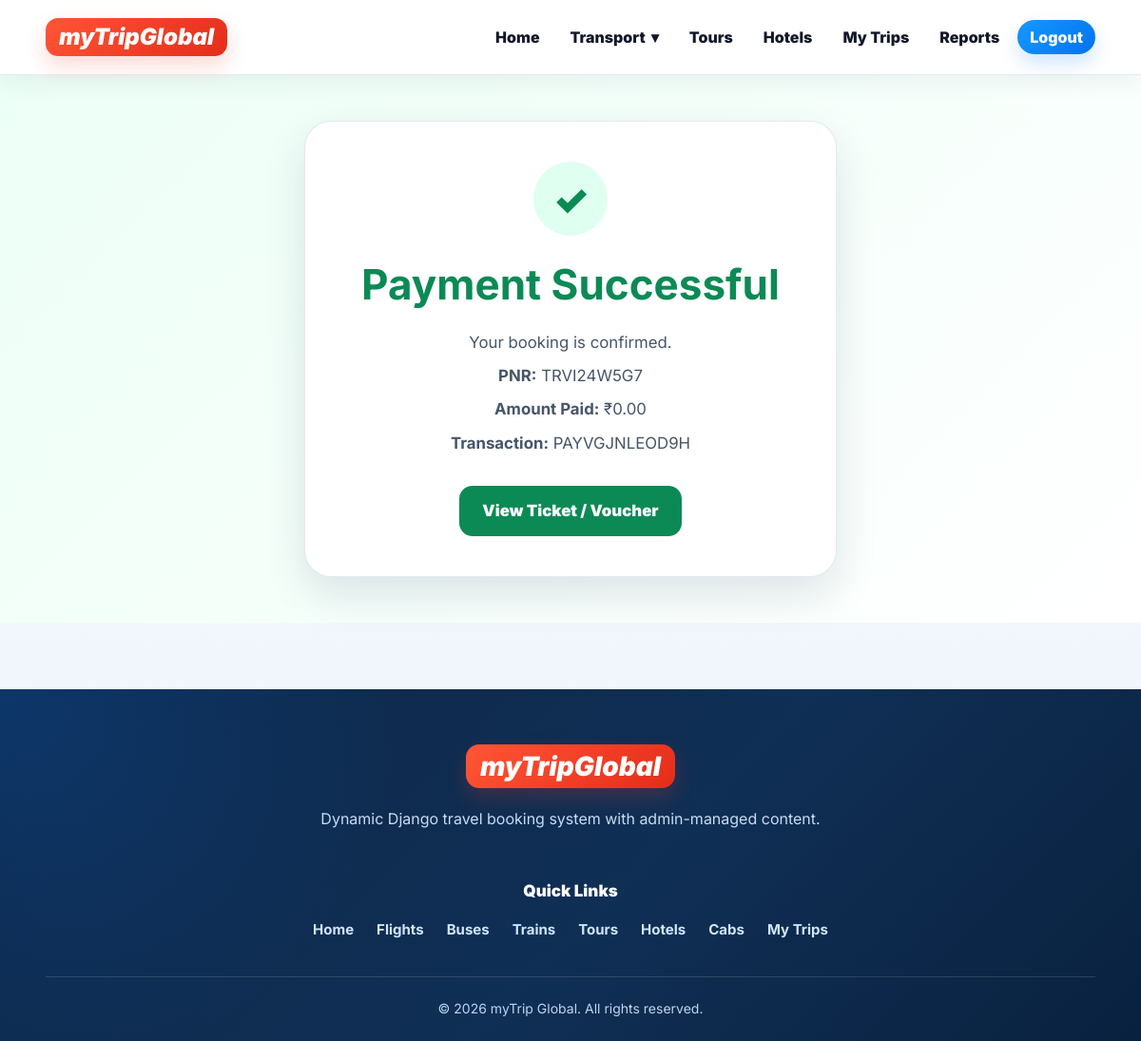
Screenshot of /payment/success/3/ (signed in) with the database file from the repository.
### booking/models.py (models this page shows, shortened)
class SiteSetting(models.Model):
    site_name = models.CharField(max_length=100, default='myTrip Global')
    logo_text = models.CharField(max_length=40, default='myTrip')
    tagline = models.CharField(max_length=150, blank=True, default="")
    hero_title = models.CharField(max_length=180, default='Book flights, buses, trains, hotels, tours and cabs in one place')
    hero_subtitle = models.TextField(default='Search travel, select seats, choose packages and pay securely online with Cashfree.')
    hero_image = models.ImageField(upload_to='site/', blank=True, null=True)
    support_email = models.EmailField(blank=True)
    support_phone = models.CharField(max_length=25, blank=True)
    footer_about = models.TextField(default='Book flights, buses, trains, tour packages, hotels and cabs from one trusted travel platform.')
    instagram_url = models.URLField(blank=True)
    twitter_url = models.URLField(blank=True)
    facebook_url = models.URLField(blank=True)
    is_active = models.BooleanField(default=True)
    updated_at = models.DateTimeField(auto_now=True)
    class Meta:
        verbose_name = 'Site Setting'
        verbose_name_plural = 'Site Settings'
    @classmethod
    def load(cls):
        return cls.objects.filter(is_active=True).order_by('-updated_at').first() or cls()

class Booking(models.Model):
    BOOKING_TYPES = [
        ('travel', 'Flight/Bus/Train'),
        ('tour', 'Tour Package'),
        ('hotel', 'Hotel'),
        ('cab', 'Cab'),
    ]
    STATUS_CHOICES = [
        ('pending', 'Pending Payment'),
        ('paid', 'Paid / Confirmed'),
        ('failed', 'Payment Failed'),
        ('cancelled', 'Cancelled'),
    ]
    PAYMENT_CHOICES = [
        ('pending', 'Pending'),
        ('success', 'Success'),
        ('failed', 'Failed'),
        ('refunded', 'Refunded'),
    ]
    user = models.ForeignKey(settings.AUTH_USER_MODEL, on_delete=models.CASCADE, related_name='bookings')
    booking_type = models.CharField(max_length=20, choices=BOOKING_TYPES)
    travel_service = models.ForeignKey(TravelService, on_delete=models.SET_NULL, null=True, blank=True)
    tour_package = models.ForeignKey(TourPackage, on_delete=models.SET_NULL, null=True, blank=True)
    hotel = models.ForeignKey(Hotel, on_delete=models.SET_NULL, null=True, blank=True)
    cab = models.ForeignKey(Cab, on_delete=models.SET_NULL, null=True, blank=True)
    pnr = models.CharField(max_length=15, unique=True, blank=True)
    travellers = models.PositiveIntegerField(default=1)
    selected_seats = models.JSONField(default=list, blank=True)
    check_in = models.DateField(blank=True, null=True)
    check_out = models.DateField(blank=True, null=True)
    rooms = models.PositiveIntegerField(default=1)
    pickup_location = models.CharField(max_length=150, blank=True)
    drop_location = models.CharField(max_length=150, blank=True)
    pickup_date = models.DateField(blank=True, null=True)
    tour_travel_date = models.DateField(blank=True, null=True)
    distance_km = models.DecimalField(max_digits=8, decimal_places=2, default=Decimal('0.00'))
    special_requests = models.TextField(blank=True)
    total_amount = models.DecimalField(max_digits=10, decimal_places=2, default=Decimal('0.00'))
    status = models.CharField(max_length=20, choices=STATUS_CHOICES, default='pending')
    payment_status = models.CharField(max_length=20, choices=PAYMENT_CHOICES, default='pending')
    created_at = models.DateTimeField(auto_now_add=True)
    cancelled_at = models.DateTimeField(blank=True, null=True)
    class Meta:
        ordering = ['-created_at']

class Payment(models.Model):
    PAYMENT_STATUS = [
        ('pending', 'Pending'),
        ('success', 'Success'),
        ('failed', 'Failed'),
        ('refunded', 'Refunded'),
    ]
    booking = models.OneToOneField(Booking, on_delete=models.CASCADE, related_name='payment')
    amount = models.DecimalField(max_digits=10, decimal_places=2)
    method = models.CharField(max_length=50, default='Cashfree')
    status = models.CharField(max_length=20, choices=PAYMENT_STATUS, default='pending')
    transaction_id = models.CharField(max_length=100, blank=True)
    cashfree_order_id = models.CharField(max_length=80, blank=True, db_index=True)
    payment_session_id = models.TextField(blank=True)
    gateway_response = models.JSONField(default=dict, blank=True)
    paid_at = models.DateTimeField(blank=True, null=True)
    created_at = models.DateTimeField(auto_now_add=True, blank=True, null=True)
    updated_at = models.DateTimeField(auto_now=True, blank=True, null=True)

### booking/views.py (the view)
# urls.py: path('payment/success/<int:booking_id>/', views.payment_success, name='payment_success'),
@login_required
def payment_success(request, booking_id):
    booking = get_object_or_404(Booking, id=booking_id, user=request.user)
    if booking.status != 'paid' or booking.payment_status != 'success':
        messages.warning(request, 'Please complete payment before viewing the success page.')
        return redirect('payment_checkout', booking_id=booking.id)
    return render(request, 'payment_success.html', {'booking': booking})

### booking/context_processors.py (called while the page is built)
def global_site_data(request):
    try:
        return {
            'site_settings': SiteSetting.load(),
            'footer_links': FooterLink.objects.filter(is_active=True)[:8],
        }
    except Exception:
        return {
            'site_settings': SiteSetting(),
            'footer_links': [],
        }

### booking/templates/payment_success.html (shortened to what this page needs)
{% extends 'base.html' %}
{% load static %}
{% block extra_css %}<link rel="stylesheet" href="{% static 'css/payment_success.css' %}?v=12.0">{% endblock %}
{% block content %}
<section class="payment-success-page">
    <article class="payment-card">
        <div class="success-icon">✓</div>
        <h2>Payment Successful</h2>
        <p>Your booking is confirmed.</p>
        <p><strong>PNR:</strong> {{ booking.pnr }}</p>
        <p><strong>Amount Paid:</strong> ₹{{ booking.total_amount }}</p>
        {% if booking.payment %}<p><strong>Transaction:</strong> {{ booking.payment.transaction_id }}</p>{% endif %}
        <a class="btn-success" href="{% url 'booking_detail' booking.pk %}">View Ticket / Voucher</a>
    </article>
</section>
{% endblock %}

### booking/templates/base.html (shortened to what this page needs)
{% load static %}
<!doctype html>
<html lang="en">
<head>
    <link rel="stylesheet" href="{% static 'css/base.css' %}?v=25.0">
    {% block extra_css %}{% endblock %}
</head>
<body>
<header class="site-header">
    <div class="header-inner">
        <a class="brand" href="{% url 'home' %}" aria-label="Home">
            <span class="brand-mark">
                {{ site_settings.logo_text|default:'myTripGlobal' }}
            </span>
        </a>
        <nav class="main-nav" aria-label="Main navigation">
            <a href="{% url 'home' %}">Home</a>
            <details class="nav-dropdown">
                <summary>
                    Transport <span>▾</span>
                </summary>
            </details>
            <a href="{% url 'tour_list' %}">Tours</a>
            <a href="{% url 'hotel_list' %}">Hotels</a>
            {% if user.is_authenticated %}
                <a href="{% url 'my_bookings' %}">My Trips</a>
                {% if user.is_staff or user.is_superuser %}
                    <a href="{% url 'staff_reports' %}">Reports</a>
                {% endif %}
                <form class="logout-form" method="post" action="{% url 'logout' %}">
                    <button type="submit">Logout</button>
                </form>
            {% else %}
                <a class="login-link" href="{% url 'login' %}">Login</a>
                <a class="signup-link" href="{% url 'signup' %}">Sign up</a>
            {% endif %}
        </nav>
    </div>
</header>
<main>
    {% block content %}{% endblock %}
</main>
<footer class="site-footer">
    <div class="footer-inner footer-modern">
        <div class="footer-brand">
            <a class="brand footer-logo" href="{% url 'home' %}" aria-label="Home">
                <span class="brand-mark">
                    {{ site_settings.logo_text|default:'myTripGlobal' }}
                </span>
            </a>
            <p>
                {{ site_settings.footer_about|default:'Dynamic Django travel booking system with admin-managed content.' }}
            </p>
        </div>
        <div class="footer-menu">
            <h4>Quick Links</h4>
            <div class="footer-link-row">
                <a href="{% url 'home' %}">Home</a>
                <a href="{% url 'flight_list' %}">Flights</a>
                <a href="{% url 'bus_list' %}">Buses</a>
                <a href="{% url 'train_list' %}">Trains</a>
                <a href="{% url 'tour_list' %}">Tours</a>
                <a href="{% url 'hotel_list' %}">Hotels</a>
                <a href="{% url 'cab_list' %}">Cabs</a>
                {% if user.is_authenticated %}
                    <a href="{% url 'my_bookings' %}">My Trips</a>
                {% endif %}
            </div>
        </div>
    </div>
    <div class="footer-bottom">
        <span>
            © 2026 {{ site_settings.site_name|default:'myTrip Global' }}. All rights reserved.
        </span>
    </div>
</footer>
</body>
</html>

### booking/static/css/base.css (style rules this page uses)
:root { --primary: #0b7cff; --primary-600: #0067df; --primary-dark: #063a83; --accent: #ef3f2e; --success: #08985d; --warning: #b7791f; --danger: #d92d20; --ink: #0f172a; --text: #334155; --muted: #64748b; --line: #dce6f2; --soft: #f1f7ff; --bg: #f4f8fc; --card: #ffffff; --shadow: 0 18px 45px rgba(15, 35, 66, .12); --shadow-sm: 0 8px 24px rgba(15, 35, 66, .08); --radius: 24px; --container: min(1180px, 92vw); }
* { box-sizing: border-box; }
html { scroll-behavior: smooth; }
body { margin: 0; font-family: Inter, system-ui, -apple-system, BlinkMacSystemFont, "Segoe UI", Roboto, Arial, sans-serif; background: linear-gradient(180deg, #f8fbff 0%, #eef4fb 100%); color: var(--ink); line-height: 1.5; }
a { color: inherit; text-decoration: none; }
button, input, select, textarea { font: inherit; }
button { cursor: pointer; }
main { min-height: 62vh; }
.site-header { position: sticky; top: 0; z-index: 1000; background: rgba(255, 255, 255, .97); backdrop-filter: blur(14px); border-bottom: 1px solid rgba(226, 232, 240, .95); box-shadow: 0 8px 24px rgba(15, 35, 66, .06); }
.header-inner { width: var(--container); margin: 0 auto; min-height: 78px; display: flex; align-items: center; justify-content: space-between; gap: 24px; }
.brand { display: inline-flex; align-items: center; gap: 12px; min-width: max-content; }
.brand-mark { display: inline-flex; align-items: center; justify-content: center; background: linear-gradient(135deg, #ff5535, #e42d1a); color: #ffffff; border-radius: 13px; padding: 8px 14px; font-size: 24px; line-height: 1; font-weight: 900; font-style: italic; box-shadow: 0 10px 22px rgba(239, 63, 46, .2); }
.main-nav { display: flex; align-items: center; justify-content: flex-end; gap: 6px; flex-wrap: wrap; }
.main-nav > a, .logout-form button { border: 0; background: transparent; color: #111827; border-radius: 999px; padding: 10px 13px; font-weight: 850; line-height: 1; transition: .18s ease; }
.main-nav .login-link, .main-nav .signup-link, .logout-form button { background: linear-gradient(135deg, #1599ff, #0473ed); color: #ffffff; box-shadow: 0 10px 20px rgba(11, 124, 255, .18); }
.logout-form { margin: 0; }
.nav-dropdown { position: relative; display: inline-flex; align-items: center; }
.nav-dropdown summary { list-style: none; border: 0; background: transparent; color: #111827; border-radius: 999px; padding: 10px 13px; font-weight: 850; line-height: 1; cursor: pointer; transition: .18s ease; display: inline-flex; align-items: center; gap: 6px; }
.site-footer { background: radial-gradient(circle at top left, rgba(11, 124, 255, .18), transparent 34%), linear-gradient(135deg, #0d2748 0%, #102f55 55%, #09213f 100%); color: #dcecff; padding: 58px 0 24px; margin-top: 70px; }
.footer-inner { width: var(--container); margin: 0 auto; }
.footer-modern { display: flex; flex-direction: column; gap: 34px; }
.footer-brand { text-align: center; max-width: 780px; margin: 0 auto; }
.footer-brand .footer-logo { display: inline-flex; justify-content: center; margin-bottom: 18px; }
.footer-brand .brand-mark { font-size: 28px; padding: 9px 15px; border-radius: 14px; }
.footer-brand p { margin: 0 auto; max-width: 720px; color: #c7dcf4; font-size: 16px; line-height: 1.75; }
.footer-menu { text-align: center; }
.footer-menu h4 { color: #ffffff; font-size: 17px; font-weight: 900; margin: 0 0 16px; }
.footer-link-row { display: flex; justify-content: center; align-items: center; gap: 14px 24px; flex-wrap: wrap; }
.footer-link-row a { color: #cfe5ff; font-size: 15px; font-weight: 700; transition: .2s ease; }
.footer-bottom { width: var(--container); margin: 38px auto 0; padding-top: 22px; border-top: 1px solid rgba(255, 255, 255, .14); text-align: center; color: #bdd5ef; font-size: 14px; }
.detail-grid div, .ticket-card, .payment-card, .seat-layout-card { background: #ffffff; border: 1px solid rgba(226, 232, 240, .92); border-radius: 22px; padding: 22px; box-shadow: var(--shadow-sm); }
.auth-card, .payment-card, .seat-layout-card, .dashboard-page { background: #ffffff; border: 1px solid rgba(226, 232, 240, .92); border-radius: 26px; padding: 30px; box-shadow: var(--shadow-sm); }

### rows the page displays
SiteSetting: logo_text "myTripGlobal", footer_about "Dynamic Django travel booking system with admin-managed content.", site_name "myTrip Global"
Booking: pnr "TRVI24W5G7", total_amount "0.00", payment.transaction_id "PAYVGJNLEOD9H"
